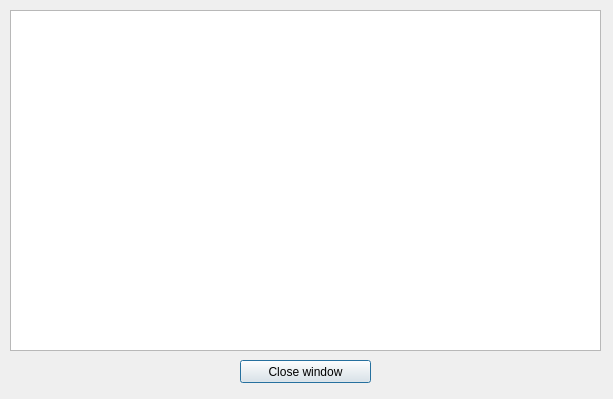
<?xml version="1.0" encoding="UTF-8"?>
<ui version="4.0">
 <class>outputWindow</class>
 <widget class="QDialog" name="outputWindow">
  <property name="geometry">
   <rect>
    <x>0</x>
    <y>0</y>
    <width>613</width>
    <height>399</height>
   </rect>
  </property>
  <property name="windowTitle">
   <string>Dialog</string>
  </property>
  <widget class="QPushButton" name="killClosePushButton">
   <property name="geometry">
    <rect>
     <x>240</x>
     <y>360</y>
     <width>131</width>
     <height>23</height>
    </rect>
   </property>
   <property name="text">
    <string>Close window</string>
   </property>
  </widget>
  <widget class="QPlainTextEdit" name="outputPlainTextEdit">
   <property name="geometry">
    <rect>
     <x>10</x>
     <y>10</y>
     <width>591</width>
     <height>341</height>
    </rect>
   </property>
  </widget>
 </widget>
 <resources/>
 <connections/>
</ui>
